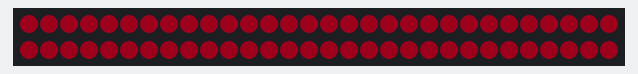
Recording of a sketch running on a simulated Arduino Uno, built with avr-gcc and run on an emulated ATmega328P. Parts: 60 RGB LEDs in strip order, left to right, continuing on the next row. Dim RGB values are drawn brighter than linear; random numbers use the default seed unless the sketch sets one.

Above: at 13.2 s.
At 124.9 s:
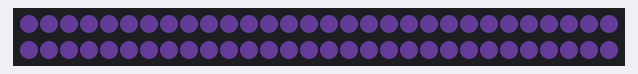

Measured:
- what the display in image 0 shows lasts 10.1 s, from 13.2 s to 23.3 s

The sketch:

ws2812b_strip.ino
```cpp
//This is a simple script for a ws2812b led script
//Use with pin 5
//along with 5v and ground
#include <FastLED.h>
#include <time.h>
#include <stdlib.h>

#define LED_PIN     5
//this may be different from where u buy it
#define NUM_LEDS    60
#define BRIGHTNESS  32
#define LED_TYPE    WS2811
#define COLOR_ORDER GRB
CRGB leds[NUM_LEDS];

#define UPDATES_PER_SECOND 100


void setup() {
  // put your setup code here, to run once:
  delay( 3000 ); // power-up safety delay
    FastLED.addLeds<LED_TYPE, LED_PIN, COLOR_ORDER>(leds, NUM_LEDS).setCorrection( TypicalLEDStrip );
    FastLED.setBrightness(  BRIGHTNESS );

}
//loop through the strip
void loop() {
  // put your main code here, to run repeatedly:
  int r = randomRed();
  int b = randomBlue();
  int g = randomGreen();
  delay(10000);
  for(int i = 0; i < NUM_LEDS; i++) {
    leds[i].setRGB( r, g, b);
        FastLED.show();
  }

}

//generate random red value
int randomRed(){
  int r = rand() % 255;
  return r;
}
//generate random green value
int randomGreen(){
  int g = rand() % 255;
  return g;
}
//generate random blue value
int randomBlue(){
  int b = rand() % 255;
  return b;
}
```
